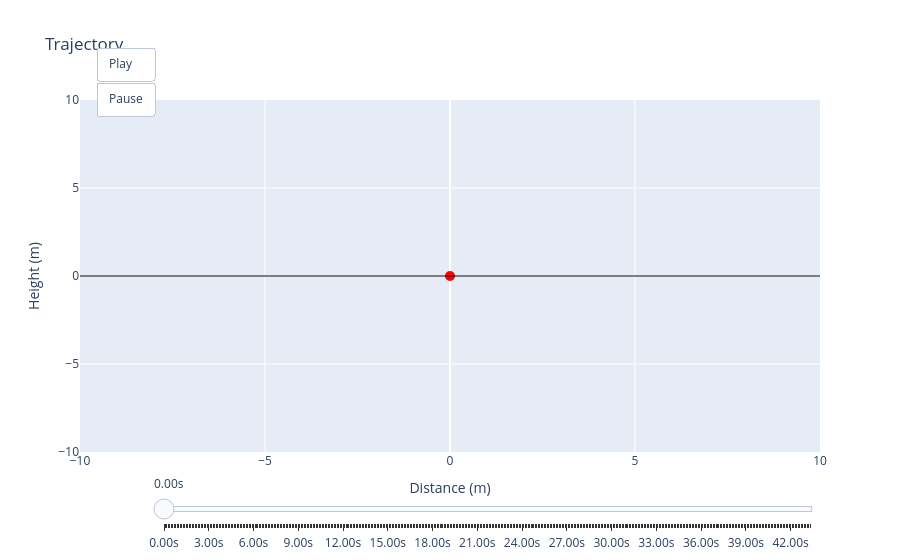

The code cell stored with this chart in its notebook:
### Code cell
import importlib
import projectilemotion
importlib.reload(projectilemotion)
from projectilemotion import ProjectileMotion as PM

trajectory = PM(
    time_step=0.1,
)
data= trajectory.data
trajectory.animate()
